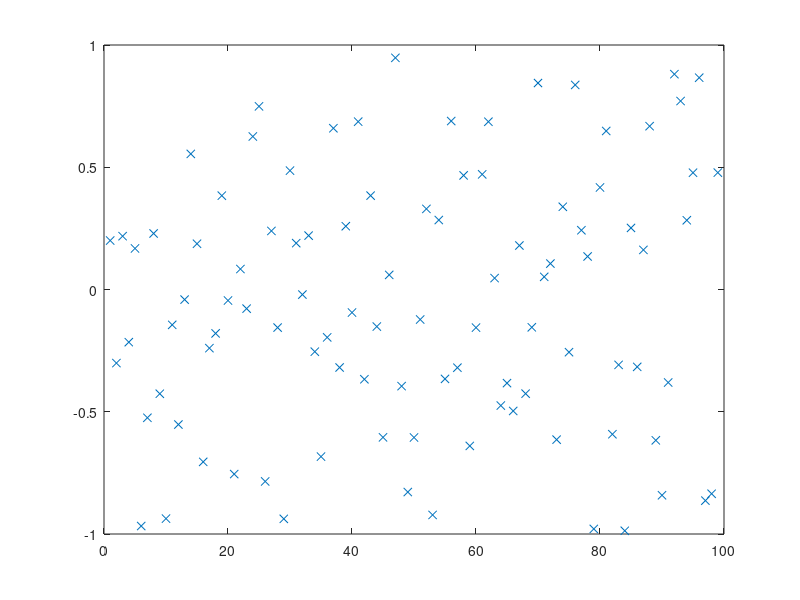

Here is the MATLAB script that generated this plot: (Note: this script raises an error after producing the figure.)
% script <a href="matlab:RR_InsertionSortTest">RR_InsertionSortTest</a>
% Test <a href="matlab:help RR_InsertionSort">RR_InsertionSort</a> on a random set of data.
% Renaissance Codebase, https://github.com/tbewley/RC/NRchap07
% Copyright 2023 by Thomas Bewley, published under BSD 3-Clause License. 

n=99; D=2*rand(n,1)-1; close all, plot(D(:,1),'x'), pause(0.1)
[D,index]=RR_InsertionSort(D,1,n);   plot(D(:,1),'x')

% end script RR_InsertionSortTest
